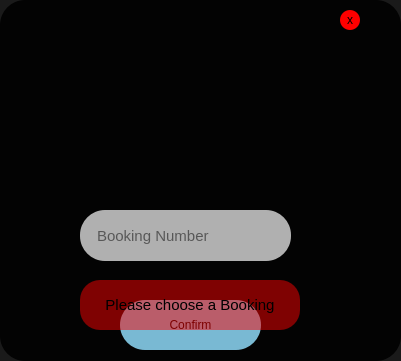
   <widget class="QWidget" name="CancelBookingWidget" native="true">
    <property name="geometry">
     <rect>
      <x>560</x>
      <y>210</y>
      <width>401</width>
      <height>361</height>
     </rect>
    </property>
    <property name="styleSheet">
     <string notr="true">background: none;
background-color: rgba(0,0,0,0.9);
border-radius: 25px;</string>
    </property>
    <widget class="QTextEdit" name="CancelBookingTextBox">
     <property name="geometry">
      <rect>
       <x>0</x>
       <y>40</y>
       <width>391</width>
       <height>161</height>
      </rect>
     </property>
     <property name="styleSheet">
      <string notr="true">background: none;
background-color: rgba(0,0,0,0.0);</string>
     </property>
     <property name="readOnly">
      <bool>true</bool>
     </property>
     <property name="html">
      <string>&lt;!DOCTYPE HTML PUBLIC &quot;-//W3C//DTD HTML 4.0//EN&quot; &quot;http://www.w3.org/TR/REC-html40/strict.dtd&quot;&gt;
&lt;html&gt;&lt;head&gt;&lt;meta name=&quot;qrichtext&quot; content=&quot;1&quot; /&gt;&lt;meta charset=&quot;utf-8&quot; /&gt;&lt;style type=&quot;text/css&quot;&gt;
p, li { white-space: pre-wrap; }
hr { height: 1px; border-width: 0; }
li.unchecked::marker { content: &quot;\2610&quot;; }
li.checked::marker { content: &quot;\2612&quot;; }
&lt;/style&gt;&lt;/head&gt;&lt;body style=&quot; font-family:'Segoe UI'; font-size:9pt; font-weight:400; font-style:normal;&quot;&gt;
&lt;p style=&quot;-qt-paragraph-type:empty; margin-top:0px; margin-bottom:0px; margin-left:0px; margin-right:0px; -qt-block-indent:0; text-indent:0px;&quot;&gt;&lt;br /&gt;&lt;/p&gt;&lt;/body&gt;&lt;/html&gt;</string>
     </property>
    </widget>
    <widget class="QPushButton" name="ExitCBWButton">
     <property name="geometry">
      <rect>
       <x>340</x>
       <y>10</y>
       <width>20</width>
       <height>20</height>
      </rect>
     </property>
     <property name="styleSheet">
      <string notr="true">QPushButton{
background: none;
background-color: rgb(255, 0, 0);
border-radius: 10px;
}
QPushButton:hover
{
border: 2px solid rgba(250, 250, 250,0.9);
}
</string>
     </property>
     <property name="text">
      <string>x</string>
     </property>
    </widget>
    <widget class="QPushButton" name="ConfirmCancelBookingButton">
     <property name="geometry">
      <rect>
       <x>120</x>
       <y>300</y>
       <width>141</width>
       <height>50</height>
      </rect>
     </property>
     <property name="styleSheet">
      <string notr="true">QPushButton
{
background: none;
background-color: rgba(135, 206, 235,0.9);
color: black;
border-radius: 25px;
}
QPushButton:hover
{
border: 3px solid rgba(135, 206, 235,0.9);
background-color: rgba(250, 250, 250,0.8);
}</string>
     </property>
     <property name="text">
      <string>Confirm</string>
     </property>
    </widget>
    <widget class="QLabel" name="CancelBookingMsgE">
     <property name="geometry">
      <rect>
       <x>80</x>
       <y>280</y>
       <width>220</width>
       <height>50</height>
      </rect>
     </property>
     <property name="styleSheet">
      <string notr="true">background: none;
font-size: 15px;
background-color: rgba(250, 0, 0, 0.5);
border-radius: 20px;</string>
     </property>
     <property name="text">
      <string>Please choose a Booking</string>
     </property>
     <property name="alignment">
      <set>Qt::AlignmentFlag::AlignCenter</set>
     </property>
    </widget>
    <widget class="QLineEdit" name="BookingToCancelTxtBox">
     <property name="geometry">
      <rect>
       <x>80</x>
       <y>210</y>
       <width>211</width>
       <height>51</height>
      </rect>
     </property>
     <property name="styleSheet">
      <string notr="true">background: none;
background-color: rgba(250,250,250,0.7);
padding-left: 15px;
font-size: 15px;
color: black;
border-color:  rgba(135, 206, 235,0.8);</string>
     </property>
     <property name="placeholderText">
      <string>Booking Number</string>
     </property>
    </widget>
   </widget>
